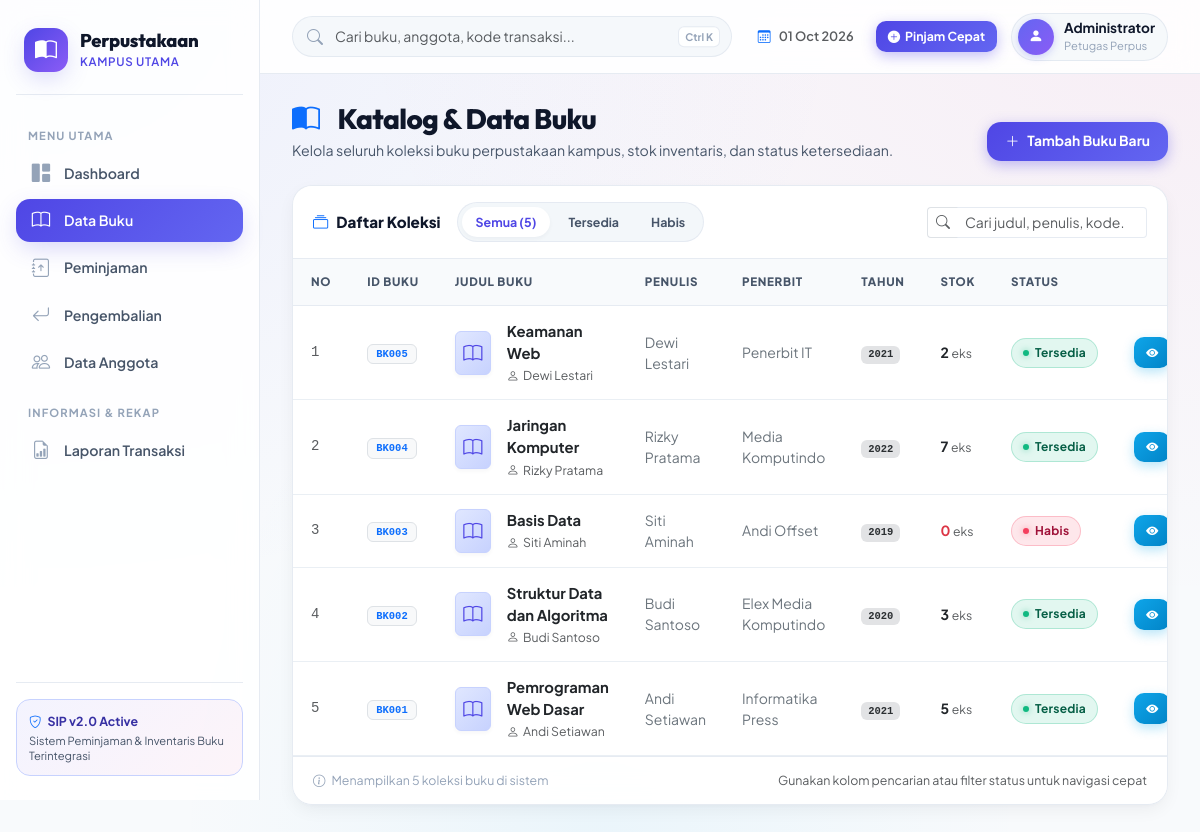
The app's page /buku with its own data.
### tables this page shows
CREATE TABLE buku (
    id INT AUTO_INCREMENT PRIMARY KEY,
    kode_buku VARCHAR(20) NOT NULL UNIQUE,
    judul VARCHAR(150) NOT NULL,
    penulis VARCHAR(100) NOT NULL,
    penerbit VARCHAR(100) NOT NULL,
    tahun_terbit YEAR NOT NULL,
    stok INT NOT NULL DEFAULT 0,
    status ENUM('tersedia', 'habis') NOT NULL DEFAULT 'tersedia',
    created_at TIMESTAMP DEFAULT CURRENT_TIMESTAMP,
    updated_at TIMESTAMP DEFAULT CURRENT_TIMESTAMP ON UPDATE CURRENT_TIMESTAMP
);

### app/Core/Controller.php (called while the page is built, shortened)
<?php
abstract class Controller
{
    protected function view(string $view, array $data = []): void
    {
        extract($data);
        $viewFile = __DIR__ . '/../Views/' . $view . '.php';
        require $viewFile;
        require __DIR__ . '/../Views/layouts/main.php';
    }
}

### app/Controllers/BukuController.php (called while the page is built, shortened)
<?php
class BukuController extends Controller
{
    private BukuService $service;
    public function __construct()
    {
        $this->service = new BukuService();
    }
    public function index(): void
    {
        $this->view('buku/index', [
            'title'       => 'Data Buku',
            'daftarBuku'  => $this->service->getAll(),
        ]);
    }
}

### public/index.php (called while the page is built, shortened)
<?php
$routes = require BASE_PATH . '/routes/web.php';
try {
    (new Router($routes))->dispatch();
} catch (\Throwable $e) {
    Logger::error('Unhandled exception: ' . $e->getMessage());
    http_response_code(500);
    echo 'Terjadi kesalahan pada server. Silakan coba lagi.';
}

### app/Repositories/BukuRepository.php (called while the page is built, shortened)
<?php
class BukuRepository
{
    private PDO $db;
    public function __construct()
    {
        $this->db = Database::getInstance();
    }
    public function all(): array
    {
        return $this->db->query('SELECT * FROM buku ORDER BY id DESC')->fetchAll();
    }
}

### app/Services/BukuService.php (called while the page is built, shortened)
<?php
class BukuService
{
    private BukuRepository $repo;
    public function __construct()
    {
        $this->repo = new BukuRepository();
    }
    public function getAll(): array
    {
        return $this->repo->all();
    }
}

### app/Views/buku/index.php (the view, shortened to what this page needs)
<div class="page-heading">
  <div>
    <h1><i class="bi bi-book-half text-primary me-2"></i>Katalog &amp; Data Buku</h1>
    <p>Kelola seluruh koleksi buku perpustakaan kampus, stok inventaris, dan status ketersediaan.</p>
  </div>
  <div class="page-heading-actions">
    <a href="<?= BASE_URL ?>/buku/create" class="btn btn-primary">
      <i class="bi bi-plus-lg"></i> Tambah Buku Baru
    </a>
  </div>
</div>
<div class="card">
  <div class="table-toolbar">
    <div class="d-flex align-items-center gap-3 flex-wrap">
      <div class="table-toolbar-title">
        <i class="bi bi-collection text-primary"></i> Daftar Koleksi
      </div>
      <div class="filter-tabs">
        <button type="button" class="filter-tab active" onclick="setBookFilter('all', this)">Semua (<?= count($daftarBuku) ?>)</button>
        <button type="button" class="filter-tab" onclick="setBookFilter('tersedia', this)">Tersedia</button>
        <button type="button" class="filter-tab" onclick="setBookFilter('habis', this)">Habis</button>
      </div>
    </div>
    <div class="table-search-input">
      <div class="input-group input-group-sm">
        <span class="input-group-text bg-white border-end-0"><i class="bi bi-search text-muted"></i></span>
        <input type="search" id="bookSearchInput" class="form-control border-start-0" placeholder="Cari judul, penulis, kode..." oninput="filterBookTable()">
      </div>
    </div>
  </div>
  <div class="table-responsive">
    <table id="bookTable" class="table align-middle">
      <thead>
        <tr>
          <th style="width: 60px;">No</th>
          <th>ID Buku</th>
          <th>Judul Buku</th>
          <th>Penulis</th>
          <th>Penerbit</th>
          <th>Tahun</th>
          <th>Stok</th>
          <th>Status</th>
          <th class="text-center" style="width: 140px;">Aksi</th>
        </tr>
      </thead>
      <tbody>
        <?php if (empty($daftarBuku)): ?>
          <tr>
            <td colspan="9" class="empty-state">
              <i class="bi bi-journal-x empty-state-icon"></i>
              <h5>Belum Ada Data Buku</h5>
              <p class="text-muted">Koleksi buku masih kosong. Silakan tambahkan buku baru ke perpustakaan.</p>
              <a href="<?= BASE_URL ?>/buku/create" class="btn btn-sm btn-primary mt-2">
                <i class="bi bi-plus-lg"></i> Tambah Buku Pertama
              </a>
            </td>
          </tr>
        <?php else: ?>
          <?php $no = 1; foreach ($daftarBuku as $buku): ?>
            <tr data-searchable data-status="<?= htmlspecialchars($buku['status']) ?>">
              <td class="text-muted font-monospace"><?= $no++ ?></td>
              <td>
                <span class="badge bg-light text-primary border font-monospace px-2 py-1">
                  <?= htmlspecialchars($buku['kode_buku']) ?>
                </span>
              </td>
              <td>
                <div class="d-flex align-items-center gap-3">
                  <div class="book-avatar">
                    <i class="bi bi-book"></i>
                  </div>
                  <div>
                    <div class="fw-bold text-dark" style="font-size: 0.925rem;">
                      <a href="<?= BASE_URL ?>/buku/detail?id=<?= (int)$buku['id'] ?>" class="text-dark text-decoration-none hover-primary">
                        <?= htmlspecialchars($buku['judul']) ?>
                      </a>
                    </div>
                    <small class="text-muted"><i class="bi bi-person me-1"></i><?= htmlspecialchars($buku['penulis']) ?></small>
                  </div>
                </div>
              </td>
              <td>
                <span class="text-secondary"><?= htmlspecialchars($buku['penulis']) ?></span>
              </td>
              <td>
                <span class="text-secondary"><?= htmlspecialchars($buku['penerbit']) ?></span>
              </td>
              <td>
                <span class="badge bg-secondary-subtle text-secondary-emphasis font-monospace">
                  <?= htmlspecialchars($buku['tahun_terbit']) ?>
                </span>
              </td>
              <td>
                <span class="fw-bold <?= (int)$buku['stok'] > 0 ? 'text-dark' : 'text-danger' ?>">
                  <?= (int)$buku['stok'] ?> <small class="text-muted fw-normal">eks</small>
                </span>
              </td>
              <td>
                <?php if ($buku['status'] === 'tersedia'): ?>
                  <span class="badge-status badge-status-success">Tersedia</span>
                <?php else: ?>
                  <span class="badge-status badge-status-danger">Habis</span>
                <?php endif; ?>
              </td>
              <td class="text-center">
                <div class="action-group">
                  <a href="<?= BASE_URL ?>/buku/detail?id=<?= (int)$buku['id'] ?>" class="btn btn-sm btn-info text-white" title="Lihat Detail">
                    <i class="bi bi-eye-fill"></i>
                  </a>
                </div>
              </td>
            </tr>
          <?php endforeach; ?>
        <?php endif; ?>
      </tbody>
    </table>
  </div>
  <div class="table-footer">
    <span><i class="bi bi-info-circle me-1"></i> Menampilkan <?= count($daftarBuku) ?> koleksi buku di sistem</span>
    <span class="text-muted">Gunakan kolom pencarian atau filter status untuk navigasi cepat</span>
  </div>
</div>

### records on screen
buku: kode_buku "BK005", judul "Keamanan Web", penulis "Dewi Lestari", penerbit "Penerbit IT", tahun_terbit "2021", stok "2", status "Tersedia"
buku: kode_buku "BK004", judul "Jaringan Komputer", penulis "Rizky Pratama", penerbit "Media Komputindo", tahun_terbit "2022", stok "7", status "Tersedia"
buku: kode_buku "BK003", judul "Basis Data", penulis "Siti Aminah", penerbit "Andi Offset", tahun_terbit "2019", stok "0", status "Habis"
buku: kode_buku "BK002", judul "Struktur Data dan Algoritma", penulis "Budi Santoso", penerbit "Elex Media Komputindo", tahun_terbit "2020", stok "3", status "Tersedia"
buku: kode_buku "BK001", judul "Pemrograman Web Dasar", penulis "Andi Setiawan", penerbit "Informatika Press", tahun_terbit "2021", stok "5", status "Tersedia"

### other values on screen
count($daftarBuku) "5"
